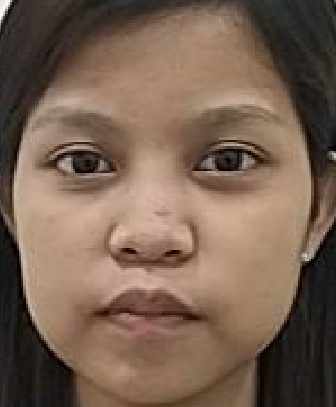
#> input picture dataset/Charlene Cortes_User.1.102.jpg, 336 x 407 px; its folder holds only this picture in this run
$ python pangtestv1.py
#> lines starting #> are read from the running program, lines starting #| are printed output that depends on the picture
import cv2
import numpy as np
from PIL import Image, ImageEnhance
import os
from sklearn.model_selection import train_test_split
from sklearn.metrics import accuracy_score, precision_score, recall_score, f1_score, confusion_matrix, classification_report
import matplotlib.pyplot as plt
import seaborn as sns
import pandas as pd

recognizer = cv2.face.LBPHFaceRecognizer_create()

# Define the path using a raw string
path = r"dataset"
output_dir = "processed_images"

if not os.path.exists(output_dir):
    os.makedirs(output_dir)

def adjust_brightness_contrast(image, brightness=0, contrast=0):
    """Adjust the brightness and contrast of an image."""
    adjusted = cv2.convertScaleAbs(image, alpha=(1 + contrast / 127.0), beta=brightness)
    return adjusted

def apply_clahe(image):
    """Apply CLAHE (Contrast Limited Adaptive Histogram Equalization) to an image."""
    clahe = cv2.createCLAHE(clipLimit=2.0, tileGridSize=(8, 8))
    cl1 = clahe.apply(image)
    return cl1

def gamma_correction(image, gamma=1.0):
    """Apply gamma correction to an image."""
    inv_gamma = 1.0 / gamma
    table = np.array([((i / 255.0) ** inv_gamma) * 255 for i in np.arange(0, 256)]).astype("uint8")
    return cv2.LUT(image, table)

def preprocess_image(image_path):
    """Load an image, convert to grayscale, resize, enhance, and apply preprocessing techniques."""
    face_image = Image.open(image_path).convert('L')
    # Resize image to ensure uniformity
    face_image = face_image.resize((200, 200), Image.Resampling.LANCZOS)

    # Convert to numpy array
    face_np = np.array(face_image, 'uint8')

    # Apply CLAHE
    face_np = apply_clahe(face_np)

    # Adjust brightness and contrast randomly
    brightness = np.random.randint(-50, 50)
    contrast = np.random.randint(-50, 50)
    face_np = adjust_brightness_contrast(face_np, brightness, contrast)

    # Apply gamma correction with random gamma
    gamma = np.random.uniform(0.5, 1.5)
    face_np = gamma_correction(face_np, gamma)

    return face_np

def augment_for_distance(image, scales=[0.8, 1.0, 1.2]):
    """Augment image by rescaling it to simulate various distances."""
    augmented_images = []
    for scale in scales:
        height, width = image.shape[:2]
        new_height, new_width = int(height * scale), int(width * scale)
        resized_image = cv2.resize(image, (new_width, new_height), interpolation=cv2.INTER_LINEAR)
        # If the resized image is larger, crop to the original size
        if scale > 1.0:
            crop_y = (new_height - height) // 2
            crop_x = (new_width - width) // 2
            resized_image = resized_image[crop_y:crop_y + height, crop_x:crop_x + width]
        # If the resized image is smaller, pad to the original size
        elif scale < 1.0:
            pad_y = (height - new_height) // 2
            pad_x = (width - new_width) // 2
            resized_image = cv2.copyMakeBorder(resized_image, pad_y, height - new_height - pad_y, pad_x, width - new_width - pad_x, cv2.BORDER_CONSTANT, value=[0, 0, 0])
        augmented_images.append(resized_image)
    return augmented_images

def getImageID(path):
#> called with path = 'dataset'
    image_paths = []
    for root, dirs, files in os.walk(path):
        for file in files:
            if file.endswith(('.png', '.jpg', '.jpeg')):
                image_paths.append(os.path.join(root, file))

    print("Image paths found:", image_paths)
    faces = []
    ids = []

    if not image_paths:
        print("No images found. Check the directory path and image file extensions.")
        return ids, faces

    for image_path in image_paths:
        face_np = preprocess_image(image_path)
#> in preprocess_image, `face_image = face_image.resize((200, 200), Image.Resampling.LANCZOS)`:
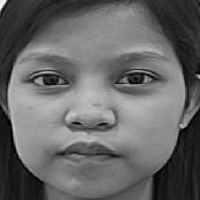
#> face_image: PIL image 200x200 L; min 0, max 250, mean 102.4
#> in apply_clahe, `cl1 = clahe.apply(image)`:
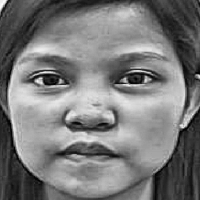
#> cl1: shape (200, 200); min 1, max 253, mean 121.2

        filename = os.path.basename(image_path)
        try:
            id_part = filename.split('_')[1]
            user_id = int(id_part.split('.')[1])  # Split by '.' and take the second part as ID
        except Exception as e:
            print(f"Failed to process file {filename}: {e}")
            continue

        # Add the original face and augmented versions
        faces.append(face_np)
        ids.append(user_id)

        # Data augmentation: flipping the image
        flipped_img = np.fliplr(face_np)
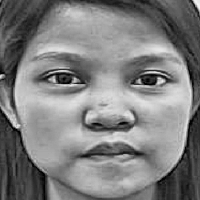
#> flipped_img: shape (200, 200); min 0, max 243, mean 126.7
        faces.append(flipped_img)
        ids.append(user_id)

        # Data augmentation: rescaling for distance simulation
        scaled_images = augment_for_distance(face_np)
#> the loop in augment_for_distance, `for scale in scales:` made 3 passes
#> pass 1, in augment_for_distance, `resized_image = cv2.copyMakeBorder(resized_image, pad_y, height - new_..`:
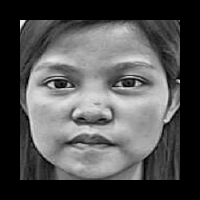
#> resized_image: shape (200, 200); min 0, max 241, mean 81
#> pass 3, in augment_for_distance, `resized_image = resized_image[crop_y:crop_y + height, crop_x:crop_x + ..`:
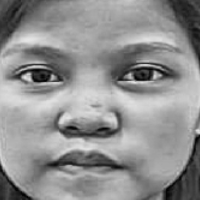
#> resized_image: shape (200, 200); min 1, max 230, mean 143.9
#> after the loop in augment_for_distance, `for scale in scales:`: augmented_images = 3 items
#> scaled_images = 3 items
        for img in scaled_images:
            faces.append(img)
            ids.append(user_id)
#> this loop made 3 passes
#> after the loop, faces = 5 items; ids = [1, 1, 1, 1, 1]

        output_path = os.path.join(output_dir, filename)
        cv2.imwrite(output_path, face_np)

        cv2.imshow("Training", face_np)
        if cv2.waitKey(10) & 0xFF == ord('q'):
#> (key q is pressed here)
            break

    cv2.destroyAllWindows()
    return ids, faces

IDs, face_data = getImageID(path)
#> IDs = [1, 1, 1, 1, 1]; face_data = 5 items
print("IDs:", IDs)
#| IDs: [1, 1, 1, 1, 1]
print("Number of faces loaded:", len(face_data))
#| Number of faces loaded: 5

if len(face_data) > 1:
    train_data, test_data, train_label, test_label = train_test_split(face_data, IDs, test_size=0.2, random_state=42)
#> train_data = 4 items; test_data = 1 item; train_label = [1, 1, 1, 1]; test_label = [1]

    recognizer.train(face_data, np.array(IDs))
    recognizer.write("Trainer.yml")
    print("Training Completed............")

    # Evaluate on training data
    train_pred = [recognizer.predict(img)[0] for img in train_data]
#> train_pred = [1, 1, 1, 1]
    train_accuracy = accuracy_score(train_label, train_pred)
#> train_accuracy = 1
    train_precision = precision_score(train_label, train_pred, average='macro')
#> train_precision = 1
    train_recall = recall_score(train_label, train_pred, average='macro')
#> train_recall = 1
    train_f1 = f1_score(train_label, train_pred, average='macro')
#> train_f1 = 1
    train_cm = confusion_matrix(train_label, train_pred)
#> train_cm = [4]
    train_report = classification_report(train_label, train_pred)

    plt.figure(figsize=(8, 6))
    sns.heatmap(train_cm, annot=True, cmap='Blues', fmt='g')
    plt.title('Confusion Matrix (Training)')
    plt.xlabel('Predicted')
    plt.ylabel('Actual')
    plt.show()

    # Visualization: Classification Report
    print("Classification Report (Training):")
    print(train_report)
#|               precision    recall  f1-score   support
#|            1       1.00      1.00      1.00         4
#|     accuracy                           1.00         4
#|    macro avg       1.00      1.00      1.00         4
#| weighted avg       1.00      1.00      1.00         4

    # Write training evaluation metrics to a file
    with open("training_evaluation.txt", "w") as f:
        f.write("Training Metrics:\n")
        f.write(f"Accuracy: {train_accuracy}\n")
        f.write(f"Precision: {train_precision}\n")
        f.write(f"Recall: {train_recall}\n")
        f.write(f"F1 Score: {train_f1}\n")
        f.write("\nClassification Report:\n")
        f.write(train_report)

    print("Training Metrics:")
    print(f"Accuracy: {train_accuracy}")
#| Accuracy: 1.0
    print(f"Precision: {train_precision}")
#| Precision: 1.0
    print(f"Recall: {train_recall}")
#| Recall: 1.0
    print(f"F1 Score: {train_f1}")
#| F1 Score: 1.0

    # Evaluate on testing data
    test_pred = [recognizer.predict(img)[0] for img in test_data]
#> test_pred = [1]
    test_accuracy = accuracy_score(test_label, test_pred)
#> test_accuracy = 1
    test_precision = precision_score(test_label, test_pred, average='macro')
#> test_precision = 1
    test_recall = recall_score(test_label, test_pred, average='macro')
#> test_recall = 1
    test_f1 = f1_score(test_label, test_pred, average='macro')
#> test_f1 = 1
    test_cm = confusion_matrix(test_label, test_pred)
#> test_cm = [1]
    test_report = classification_report(test_label, test_pred)

    # Visualization: Confusion Matrix
    plt.figure(figsize=(8, 6))
    sns.heatmap(test_cm, annot=True, cmap='Blues', fmt='g')
    plt.title('Confusion Matrix (Testing)')
    plt.xlabel('Predicted')
    plt.ylabel('Actual')
    plt.show()
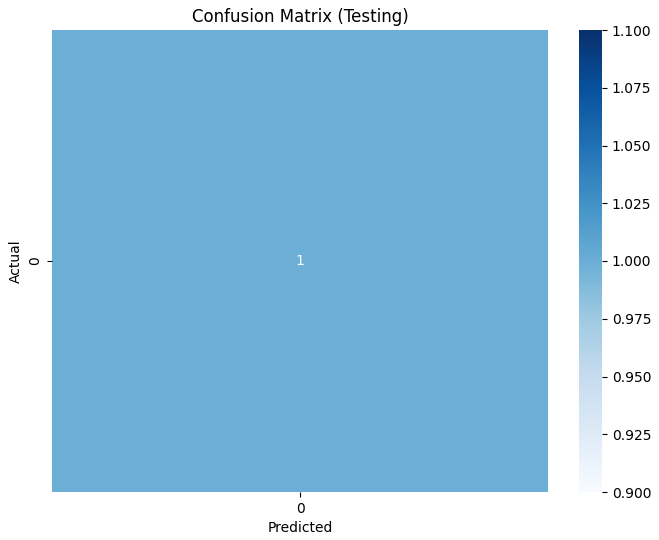
#> figure drawn by matplotlib, 2 panels

    # Visualization: Classification Report
    print("Classification Report (Testing):")
    print(test_report)
#|               precision    recall  f1-score   support
#|            1       1.00      1.00      1.00         1
#|     accuracy                           1.00         1
#|    macro avg       1.00      1.00      1.00         1
#| weighted avg       1.00      1.00      1.00         1

    # Write testing evaluation metrics to a file
    with open("testing_evaluation.txt", "w") as f:
        f.write("Testing Metrics:\n")
        f.write(f"Accuracy: {test_accuracy}\n")
        f.write(f"Precision: {test_precision}\n")
        f.write(f"Recall: {test_recall}\n")
        f.write(f"F1 Score: {test_f1}\n")
        f.write("\nClassification Report:\n")
        f.write(test_report)

    print("Testing Metrics:")
    print(f"Accuracy: {test_accuracy}")
#| Accuracy: 1.0
    print(f"Precision: {test_precision}")
#| Precision: 1.0
    print(f"Recall: {test_recall}")
#| Recall: 1.0
    print(f"F1 Score: {test_f1}")
#| F1 Score: 1.0

    # False Rejection Rate (FRR)
    false_rejections = sum([1 for true, pred in zip(test_label, test_pred) if true != pred])
#> false_rejections = 0
    FRR = false_rejections / len(test_label)
#> FRR = 0
    print(f"False Rejection Rate (FRR): {FRR}")
#| False Rejection Rate (FRR): 0.0

    # False Acceptance Rate (FAR)
    impostor_data = [np.fliplr(img) for img in test_data]  # Simulating impostor attempts by flipping test images
#> impostor_data = 1 item
    impostor_label = [-1 for _ in test_data]  # Assuming -1 as label for impostors
#> impostor_label = [-1]
    impostor_pred = [recognizer.predict(img)[0] for img in impostor_data]
#> impostor_pred = [1]
    false_acceptances = sum([1 for pred in impostor_pred if pred != -1])
#> false_acceptances = 1
    FAR = false_acceptances / len(impostor_data)
#> FAR = 1
    print(f"False Acceptance Rate (FAR): {FAR}")
#| False Acceptance Rate (FAR): 1.0

    # Write FRR and FAR to evaluation metrics file
    with open("testing_evaluation.txt", "a") as f:
        f.write(f"\nFalse Rejection Rate (FRR): {FRR}\n")
        f.write(f"False Acceptance Rate (FAR): {FAR}\n")

    # Prepare data for visualization
    num_testing_faces = [len(test_data)]
#> num_testing_faces = [1]
    num_training_faces = [len(train_data)]
#> num_training_faces = [4]
    false_accepted_faces = [false_acceptances]
#> false_accepted_faces = [1]
    false_rejected_faces = [false_rejections]
#> false_rejected_faces = [0]
    FAR_list = [FAR]
#> FAR_list = [1]
    FRR_list = [FRR]
#> FRR_list = [0]

    # Visualization of FAR
    plt.figure(figsize=(8, 6))
    plt.plot(num_testing_faces, FAR_list, marker='o', linestyle='-', label='FAR')
    plt.plot(num_testing_faces, FRR_list, marker='o', linestyle='-', label='FRR')
    plt.xlabel('Number of Testing Faces')
    plt.ylabel('Rate')
    plt.title('False Acceptance Rate (FAR) and False Rejection Rate (FRR)')
    plt.legend()
    plt.grid(True)
    plt.show()
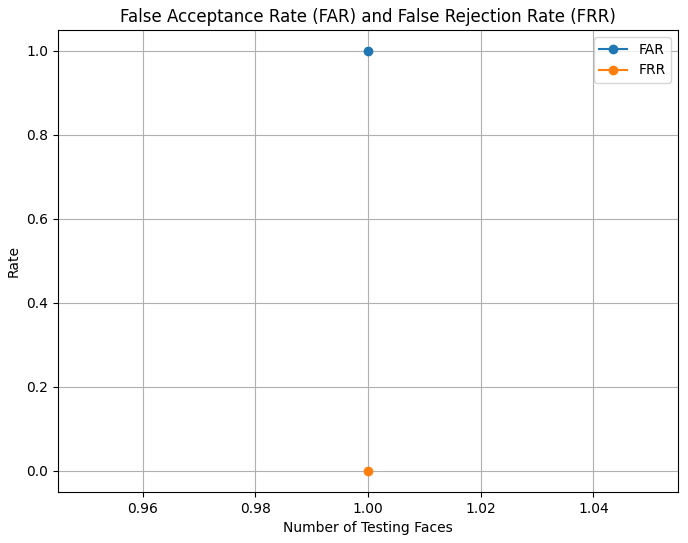
#> figure drawn by matplotlib, 1 panel

    # Create a table for the data
    data = {
        'Number of testing faces': num_testing_faces,
        'Number of training faces': num_training_faces,
        'False Accepted faces': false_accepted_faces,
        'False Rejected faces': false_rejected_faces,
        'FAR': FAR_list,
        'FRR': FRR_list
    }
#> data = {'Number of testing faces': [1], 'Number of training faces': [4], 'False Accepted faces': [1], 'False Rejected faces': [0], 'FAR': [1], 'FRR': [0]}

    df = pd.DataFrame(data)
#> df = table of 1 rows and 6 columns
    print(df)
#> (printed output is left out)

else:
    print("Insufficient data for training. Need more than one sample.")

$ run again, on dataset/Charlene Cortes_User.1.213.jpg
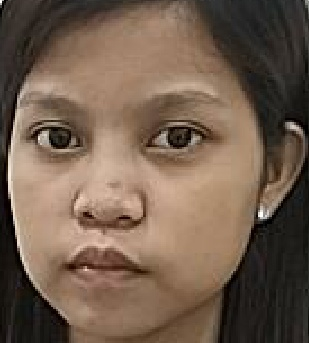
#> input picture dataset/Charlene Cortes_User.1.213.jpg, 309 x 343 px
#> in getImageID, `flipped_img = np.fliplr(face_np)`:
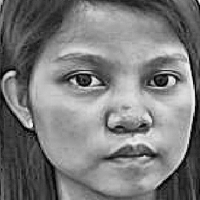
#> flipped_img: shape (200, 200); min 0, max 245, mean 123.8
#> the loop in augment_for_distance, `for scale in scales:` made 3 passes
#> pass 3, in augment_for_distance, `resized_image = resized_image[crop_y:crop_y + height, crop_x:crop_x + ..`:
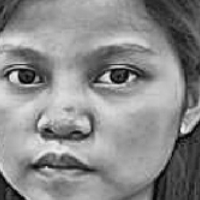
#> resized_image: shape (200, 200); min 0, max 243, mean 138.5
#> after the loop in augment_for_distance, `for scale in scales:`: augmented_images = 3 items
#> the loop in getImageID, `for img in scaled_images:` made 3 passes
#> after the loop in getImageID, `for img in scaled_images:`: faces = 5 items; ids = [1, 1, 1, 1, 1]
#> face_data = 5 items
#| IDs: [1, 1, 1, 1, 1]
#| Number of faces loaded: 5
#> train_data = 4 items; test_data = 1 item; train_label = [1, 1, 1, 1]; test_label = [1]
#> train_pred = [1, 1, 1, 1]
#> train_accuracy = 1
#> train_cm = [4]
#|               precision    recall  f1-score   support
#|            1       1.00      1.00      1.00         4
#|     accuracy                           1.00         4
#|    macro avg       1.00      1.00      1.00         4
#| weighted avg       1.00      1.00      1.00         4
#| Accuracy: 1.0
#| Precision: 1.0
#| Recall: 1.0
#| F1 Score: 1.0
#> test_pred = [1]
#> test_accuracy = 1
#> test_cm = [1]
#|               precision    recall  f1-score   support
#|            1       1.00      1.00      1.00         1
#|     accuracy                           1.00         1
#|    macro avg       1.00      1.00      1.00         1
#| weighted avg       1.00      1.00      1.00         1
#| Accuracy: 1.0
#| Precision: 1.0
#| Recall: 1.0
#| F1 Score: 1.0
#> false_rejections = 0
#| False Rejection Rate (FRR): 0.0
#> impostor_data = 1 item
#> impostor_label = [-1]
#> impostor_pred = [1]
#> false_acceptances = 1
#| False Acceptance Rate (FAR): 1.0
#> num_testing_faces = [1]
#> num_training_faces = [4]
#> false_accepted_faces = [1]
#> false_rejected_faces = [0]
#> FAR_list = [1]
#> FRR_list = [0]
#> data = {'Number of testing faces': [1], 'Number of training faces': [4], 'False Accepted faces': [1], 'False Rejected faces': [0], 'FAR': [1], 'FRR': [0]}
#> df = table of 1 rows and 6 columns
#> (printed output is left out)

$ run again, on dataset/Charlene Cortes_User.1.24.jpg
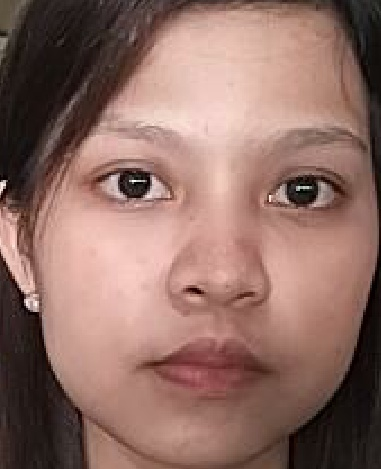
#> input picture dataset/Charlene Cortes_User.1.24.jpg, 381 x 469 px
#> in getImageID, `flipped_img = np.fliplr(face_np)`:
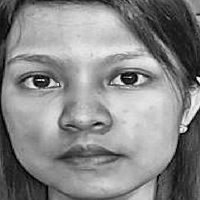
#> flipped_img: shape (200, 200); min 0, max 243, mean 135.5
#> the loop in augment_for_distance, `for scale in scales:` made 3 passes
#> pass 3, in augment_for_distance, `resized_image = resized_image[crop_y:crop_y + height, crop_x:crop_x + ..`:
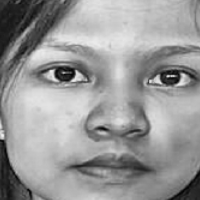
#> resized_image: shape (200, 200); min 4, max 240, mean 152.4
#> after the loop in augment_for_distance, `for scale in scales:`: augmented_images = 3 items
#> the loop in getImageID, `for img in scaled_images:` made 3 passes
#> after the loop in getImageID, `for img in scaled_images:`: faces = 5 items; ids = [1, 1, 1, 1, 1]
#> face_data = 5 items
#| IDs: [1, 1, 1, 1, 1]
#| Number of faces loaded: 5
#> train_data = 4 items; test_data = 1 item; train_label = [1, 1, 1, 1]; test_label = [1]
#> train_pred = [1, 1, 1, 1]
#> train_accuracy = 1
#> train_cm = [4]
#|               precision    recall  f1-score   support
#|            1       1.00      1.00      1.00         4
#|     accuracy                           1.00         4
#|    macro avg       1.00      1.00      1.00         4
#| weighted avg       1.00      1.00      1.00         4
#| Accuracy: 1.0
#| Precision: 1.0
#| Recall: 1.0
#| F1 Score: 1.0
#> test_pred = [1]
#> test_accuracy = 1
#> test_cm = [1]
#|               precision    recall  f1-score   support
#|            1       1.00      1.00      1.00         1
#|     accuracy                           1.00         1
#|    macro avg       1.00      1.00      1.00         1
#| weighted avg       1.00      1.00      1.00         1
#| Accuracy: 1.0
#| Precision: 1.0
#| Recall: 1.0
#| F1 Score: 1.0
#> false_rejections = 0
#| False Rejection Rate (FRR): 0.0
#> impostor_data = 1 item
#> impostor_label = [-1]
#> impostor_pred = [1]
#> false_acceptances = 1
#| False Acceptance Rate (FAR): 1.0
#> num_testing_faces = [1]
#> num_training_faces = [4]
#> false_accepted_faces = [1]
#> false_rejected_faces = [0]
#> FAR_list = [1]
#> FRR_list = [0]
#> data = {'Number of testing faces': [1], 'Number of training faces': [4], 'False Accepted faces': [1], 'False Rejected faces': [0], 'FAR': [1], 'FRR': [0]}
#> df = table of 1 rows and 6 columns
#> (printed output is left out)

$ run again, on dataset/Charlene Cortes_User.1.118.jpg
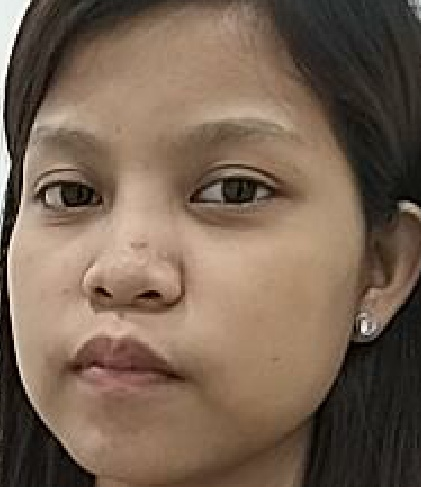
#> input picture dataset/Charlene Cortes_User.1.118.jpg, 421 x 487 px
#> the loop in augment_for_distance, `for scale in scales:` made 3 passes
#> pass 3, in augment_for_distance, `resized_image = resized_image[crop_y:crop_y + height, crop_x:crop_x + ..`:
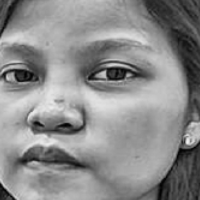
#> resized_image: shape (200, 200); min 1, max 241, mean 139.4
#> after the loop in augment_for_distance, `for scale in scales:`: augmented_images = 3 items
#> the loop in getImageID, `for img in scaled_images:` made 3 passes
#> after the loop in getImageID, `for img in scaled_images:`: faces = 5 items; ids = [1, 1, 1, 1, 1]
#> face_data = 5 items
#| IDs: [1, 1, 1, 1, 1]
#| Number of faces loaded: 5
#> train_data = 4 items; test_data = 1 item; train_label = [1, 1, 1, 1]; test_label = [1]
#> train_pred = [1, 1, 1, 1]
#> train_accuracy = 1
#> train_cm = [4]
#|               precision    recall  f1-score   support
#|            1       1.00      1.00      1.00         4
#|     accuracy                           1.00         4
#|    macro avg       1.00      1.00      1.00         4
#| weighted avg       1.00      1.00      1.00         4
#| Accuracy: 1.0
#| Precision: 1.0
#| Recall: 1.0
#| F1 Score: 1.0
#> test_pred = [1]
#> test_accuracy = 1
#> test_cm = [1]
#|               precision    recall  f1-score   support
#|            1       1.00      1.00      1.00         1
#|     accuracy                           1.00         1
#|    macro avg       1.00      1.00      1.00         1
#| weighted avg       1.00      1.00      1.00         1
#| Accuracy: 1.0
#| Precision: 1.0
#| Recall: 1.0
#| F1 Score: 1.0
#> false_rejections = 0
#| False Rejection Rate (FRR): 0.0
#> impostor_data = 1 item
#> impostor_label = [-1]
#> impostor_pred = [1]
#> false_acceptances = 1
#| False Acceptance Rate (FAR): 1.0
#> num_testing_faces = [1]
#> num_training_faces = [4]
#> false_accepted_faces = [1]
#> false_rejected_faces = [0]
#> FAR_list = [1]
#> FRR_list = [0]
#> data = {'Number of testing faces': [1], 'Number of training faces': [4], 'False Accepted faces': [1], 'False Rejected faces': [0], 'FAR': [1], 'FRR': [0]}
#> df = table of 1 rows and 6 columns
#> (printed output is left out)
